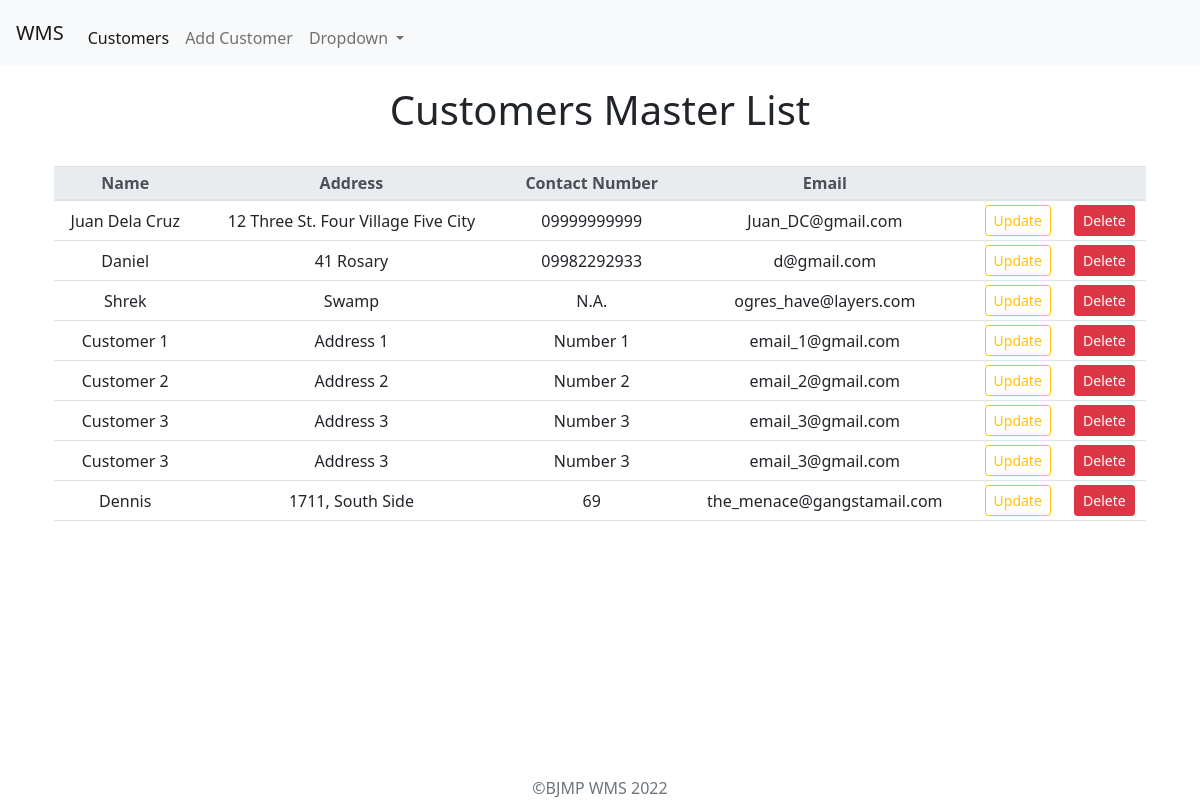
Page /customers on the committed database.
### wms/models.py (models this page shows, shortened)
class Customer(models.Model):
    name = models.CharField(max_length = 300)
    address = models.CharField(max_length = 300)
    contact_number = models.CharField(max_length=13)
    email = models.EmailField(max_length = 300)

### wms/views.py (the view)
# urls.py: path('customers', views.customers, name="customers"),
def customers(request):
    all_customers = Customer.objects.all()
    return render (request, 'customers.html', {'customers':all_customers})

### wms/templates/customers.html (shortened to what this page needs)
{% extends "bootstrap_base.html" %}
{% block content %}
<div class="container text-center">
  <h1>Customers Master List</h1><br>
  <table class="table table-hover table-sm table-responsive-sm">
    <thead class="thead-light">
      <tr>
        <th scope="col">Name</th>
        <th scope="col">Address</th>
        <th scope="col">Contact Number</th>
        <th scope="col">Email</th>
        <th scope="col"> </th>
        <th scope="col"> </th>
      </tr>
    </thead>
    <tbody>
      {% for customer in customers %}
      <tr>
        <td class="align-middle">{{ customer.name }}</td>
        <td class="align-middle">{{ customer.address }}</td>
        <td class="align-middle">{{ customer.contact_number }}</td>
        <td class="align-middle">{{ customer.email }}</td>
        <td class="align-middle"><a href="{% url 'update_customer' customer.id %}" class="btn btn-sm btn-outline-warning">Update</a></td>
        <td class="align-middle"><a href="{% url 'delete_customer' customer.id %}" class="btn btn-sm btn-danger">Delete</a></td>
      </tr>
      {% endfor %}
    </tbody>
  </table>
</div>
{% endblock %}

### wms/templates/bootstrap_base.html (shortened to what this page needs)
<!doctype html>
<html lang="en">
  <head>
    <link rel="stylesheet" href="https://cdn.jsdelivr.net/npm/bootstrap@4.1.3/dist/css/bootstrap.min.css">
    <link href="https://cdn.jsdelivr.net/npm/bootstrap@5.1.3/dist/css/bootstrap.min.css" rel="stylesheet">
  </head>
  <body>
    <nav class="navbar navbar-expand-lg navbar-light bg-light">
      <a class="navbar-brand" href="{% url 'home' %}">WMS</a>
      <div class="collapse navbar-collapse" id="navbarSupportedContent">
        <ul class="navbar-nav mr-auto">
          <li class="nav-item active">
            <a class="nav-link" href="{% url 'customers' %}">Customers <span class="sr-only">(current)</span></a>
          </li>
          <li class="nav-item">
            <a class="nav-link" href="{% url 'add_customer' %}">Add Customer</a>
          </li>
          <li class="nav-item dropdown">
            <a class="nav-link dropdown-toggle" href="#" id="navbarDropdown" role="button" data-toggle="dropdown" aria-haspopup="true" aria-expanded="false">
              Dropdown
            </a>
          </li>
        </ul>
      </div>
    </nav>
    <div class="container">
      {% block content %}
      {% endblock %}
    </div>
    <div class="footer fixed-bottom">
      <div class="container text-center">
        <span class="text-muted">©BJMP WMS 2022</span>
      </div>
  </body>
</html>

### wms/templates/bootstrap_base.html (style rules this page uses)
div { padding-top: 10px; padding-right: 0px; padding-bottom: 0px; padding-left: 0px; }

### rows in the picture
Customer: name "Juan Dela Cruz", address "12 Three St. Four Village Five City", contact_number "09999999999", email "Juan_DC@gmail.com"
Customer: name "Daniel", address "41 Rosary", contact_number "09982292933", email "d@gmail.com"
Customer: name "Shrek", address "Swamp", contact_number "N.A.", email "ogres_have@layers.com"
Customer: name "Customer 1", address "Address 1", contact_number "Number 1", email "email_1@gmail.com"
Customer: name "Customer 2", address "Address 2", contact_number "Number 2", email "email_2@gmail.com"
Customer: name "Customer 3", address "Address 3", contact_number "Number 3", email "email_3@gmail.com"
Customer: name "Customer 3", address "Address 3", contact_number "Number 3", email "email_3@gmail.com"
Customer: name "Dennis", address "1711, South Side", contact_number "69", email "the_menace@gangstamail.com"
